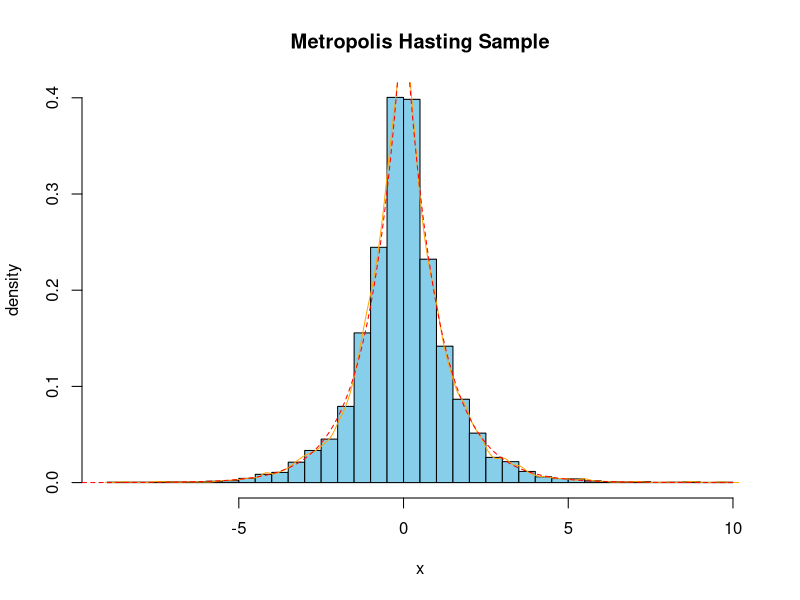
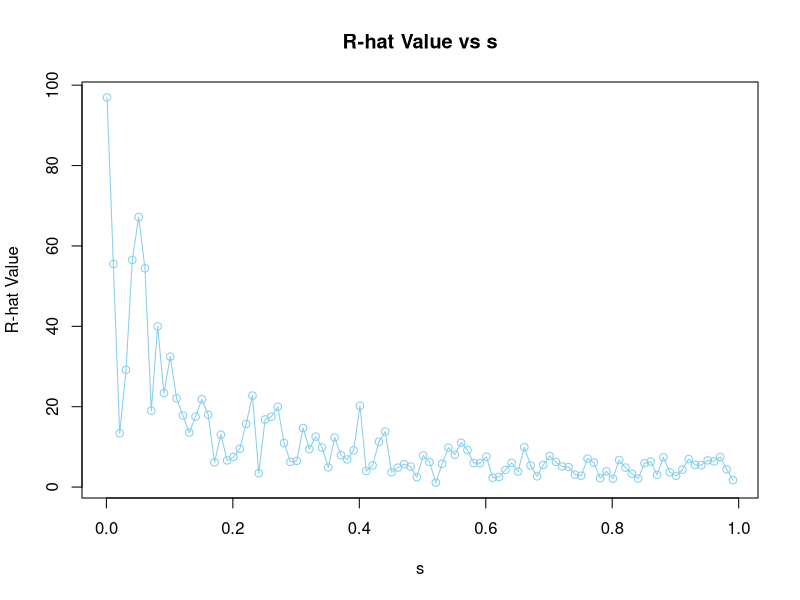

Here is the R script that generated these plots, in order:
## ---- chunk 1
# Probability Density Function
pdf <- function(X) {
  return(0.5 * exp(-abs(X)))
}
## ---- chunk 2
N <- 10000
s <- 1
X <- numeric(N)
X[1] <- 0 

Metropolis_Hasting_Algorithm <- function(N, s, X){
 
  for (i in 2:N){
    x_star <- rnorm(1, mean = X[i-1], sd  = s)
    r <- (pdf(x_star))/(pdf(X[i-1]))
    u <- runif(1)
    
    if (log(u) < log(r)){
      X[i] <- x_star 
    } else {
      X[i] <- X[i-1]
    }
  }
  
 return(X)
}



X <- Metropolis_Hasting_Algorithm(N, s, X)

# Plot Histogram
hist(X, breaks = 50, freq = FALSE, col="skyblue", main = "Metropolis Hasting Sample", xlab = "x", ylab = "density")

# Kernel Density Estimation
kde <- density(X)
lines(kde, col = "Orange")
 
# Plot True Distribution
x_true <- seq(-10, 10, length.out = 1000)
lines(x_true, pdf(x_true), col = "red", lty = 2)

# Report sample mean and standard deviation
X_mean <- mean(X)
X_std <- sd(X)
cat("Sample Mean:", X_mean, "\n")
cat("Sample Standard Deviation:", X_std, "\n")

## ---- chunk 3
# Parameters
N <- 2000
s_vals <- seq(0.001, 1, by = 0.01)
J <- 4
X <- numeric(N)
X[1] <- 0  

# Define the function to calculate R-hat
calculate_r_hat <- function(N, J, s) {
  Xs <- matrix(0, nrow = N, ncol = J)
  for (j in 1:J) {
    X <- Metropolis_Hasting_Algorithm(N, s, X)
    Xs[, j] <- X
  }
  
  Mj <- apply(Xs, 2, mean)
  Vj <- apply(Xs, 2, var)
  W <- mean(Vj)
  M <- mean(Mj)
  B <- (N / (J - 1)) * sum((Mj - M)^2)
  R_hat <- sqrt((B + W) / W)
  
  return(R_hat)
}

# Initialize R-hat values
R_hat_values <- numeric(length(s_vals))

# Calculate R-hat for each s value
for (i in 1:length(s_vals)) {
  R_hat_values[i] <- calculate_r_hat(N, J, s_vals[i])
}

# Plot R-hat values
plot(s_vals, R_hat_values, type = "o", col = "skyblue", xlab = "s", ylab = "R-hat Value", main = "R-hat Value vs s")
